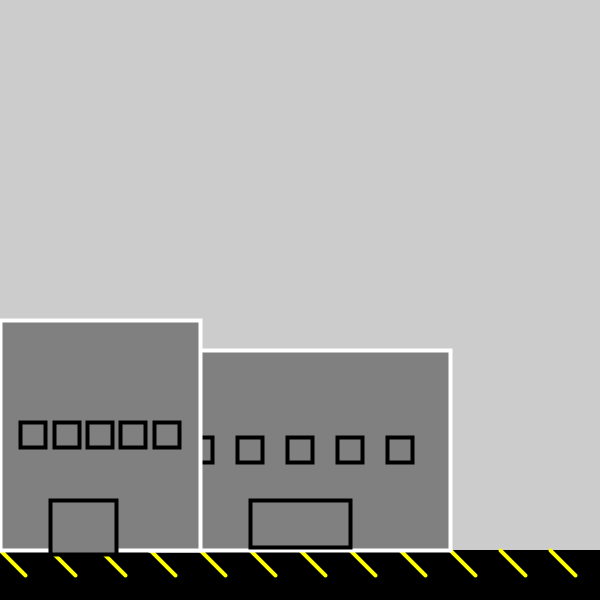
Frame 1 (no input)
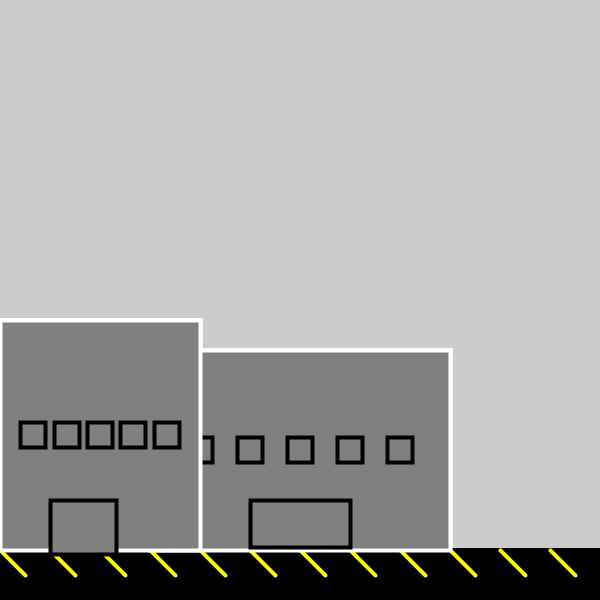
Frame 60 (the mouse pressed at the canvas centre just before this capture)
Frame 120 (the mouse held since frame 60 and released just before this capture): identical to frame 60, image omitted

The Processing sketch that drew these frames (run headless with seeded random() and noise(); from frame 60 on, the mouse is pressed at the canvas centre):

// Processing sketch: draw_30_buildings_step_3
// ── draw_30_buildings_step_3.pde
float xCenter = 300;
float yBottom = 550;
float w = 100; 
void setup (){
  size(600,600);
}

void draw(){
 fill(0);
 stroke(0);
   rect(0, 550, 600, 50);
  stroke(255, 255, 0);
  strokeWeight(4);
  for (int i = 0; i < 600; i += 50) {
    line(i, 550, i+25, 575);
  }
 fill(#808080);

  building(300, 550, 300, 200);
  building(100,550,200,230);
  
}

void building(
float xCenter,
float yBottom,
float w , float h
) {
  stroke(255);
    rect(xCenter - w/2, yBottom - h, w, h);
    strokeWeight(4);
    stroke(0);
    
rect(xCenter-50, yBottom-50, w/3, h/4.2);

int numWindows = 5;
float xLeft = xCenter - w/2;
float p =1;

push();
rectMode(CENTER);
while(p <= numWindows) {
rect(xLeft + p*w/(numWindows + 1), yBottom -h/2, 25, 25);
p=p+1;
}
//rect(xLeft + 2*w/(numWindows +1), yBottom - h/2, 25, 25);
//rect(xLeft + 3*w/(numWindows +1), yBottom - h/2, 25, 25);
pop();
}
